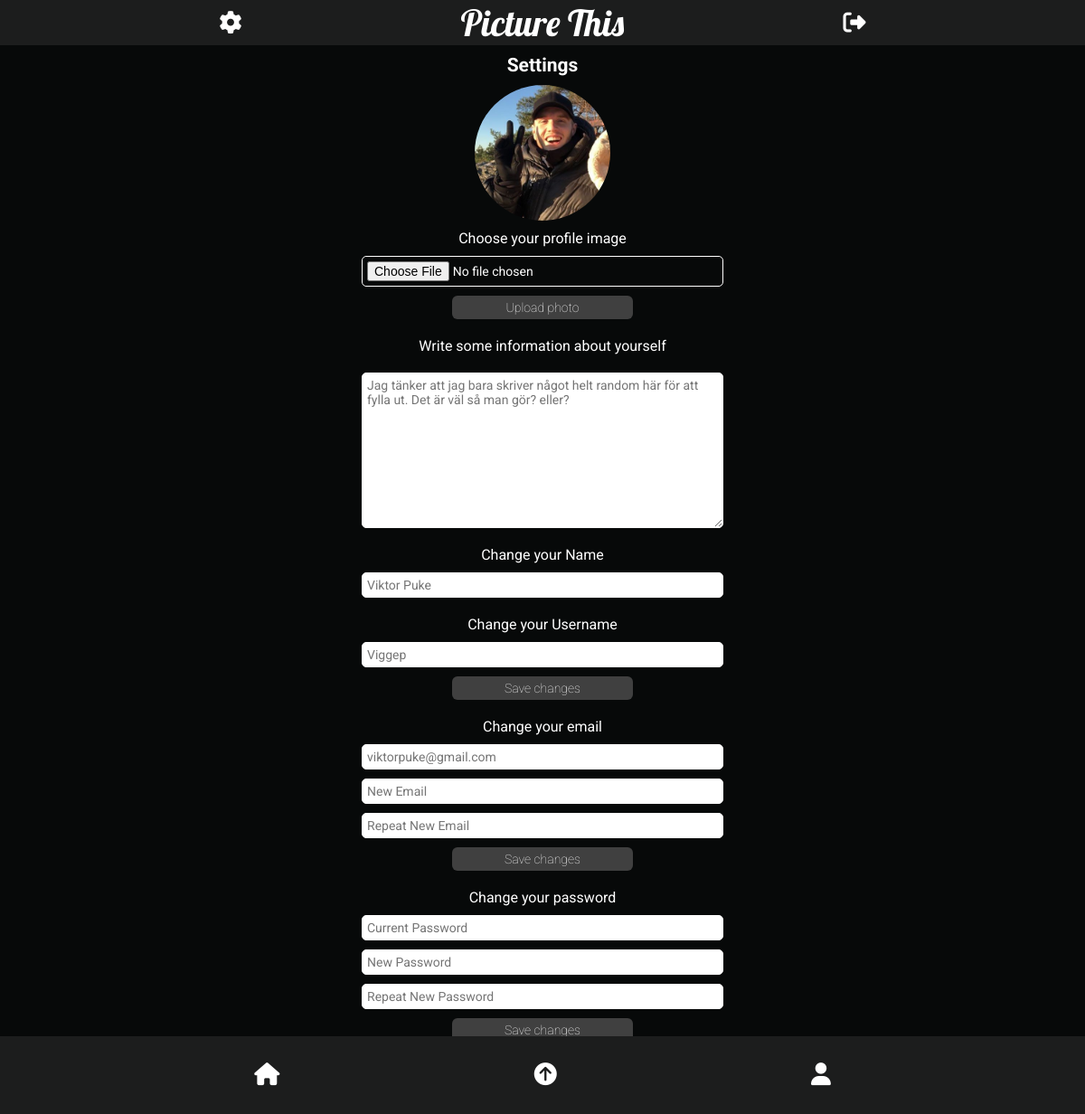
The page /settings.php (signed in) on the database its author committed.
### tables this page shows
CREATE TABLE users (
id INTEGER PRIMARY KEY,
fullname VARCHAR,
username VARCHAR,
email VARCHAR,
password VARCHAR,
profileimage VARCHAR,
biography VARCHAR);

### app/functions.php (called while the page is built, shortened)
<?php
function isLoggedIn(): bool
{
    return isset($_SESSION['user']);
}
function getUserById(int $id, object $pdo): array
{
    $statement = $pdo->prepare('SELECT * FROM users WHERE id = :id');
    $statement->bindParam(':id', $id, PDO::PARAM_STR);
    $statement->execute();
    $user = $statement->fetch(PDO::FETCH_ASSOC);
    if ($user) {
        return $user;
    }
    return $user = [];
}

### settings.php (the view, shortened to what this page needs)
<?php require __DIR__ . '/views/header.php'; ?>
<?php $user = getUserById($_SESSION['user']['id'], $pdo); ?>
<section class="settings-page">
    <h2>Settings</h2>
    <div class="profile-image-upload">
        <?php if (isLoggedIn()) : ?>
            <img class="profile-image-src" src="<?= 'app/users/images/' . $user['profileimage'] ?>" alt="Profile-image">
        <?php endif; ?>
    </div>
    <form class="profile-image" action="app/users/profileimage.php" method="post" enctype="multipart/form-data">
        <div class="form-information">
            <label class="general-label" for="profile-image">Choose your profile image</label>
            <input class="input-field-information" type="file" accept="image/jpeg, image/png" name="profileimage" required>
            <button class="submit-button" type="submit" name="button">Upload photo</button>
        </div>
    </form>
    <form class="user-settings" action="app/users/biography.php" method="post" enctype="multipart/form-data">
        <div class="form-information">
            <label class="general-label" for="biography">Write some information about yourself</label>
            <textarea class="biography-field" name="biography" placeholder="<?= $user['biography'] ?>" cols="30" rows="10"></textarea>
            <label class="general-label" for="name">Change your Name</label>
            <input class="input-field-information" type="text" name="edit-name" placeholder="<?= $user['fullname'] ?>">
            <label class="general-label" for="username">Change your Username</label>
            <input class="input-field-information" type="text" name="edit-username" placeholder="<?= $user['username'] ?>">
            <button class="submit-button" type="submit" name="button">Save changes</button>
        </div>
    </form>
    <form action="app/users/update-email-settings.php" class="user-settings" method="post" enctype="multipart/form-data">
        <div class="form-information">
            <label class="general-label" for="email">Change your email</label>
            <input class="input-field-information" type="email" name="current-email" placeholder="<?= $user['email'] ?>">
            <input class="input-field-information" type="email" name="new-email" placeholder="New Email">
            <input class="input-field-information" type="email" name="repeat-email" placeholder="Repeat New Email">
            <button class="submit-button" type="submit">Save changes</button>
        </div>
    </form>
    <form action="app/users/update-password-settings.php" class="user-settings" method="post" enctype="multipart/form-data">
        <div class="form-information">
            <label class="general-label" for="password">Change your password</label>
            <input class="input-field-information" type="password" name="current-password" placeholder="Current Password">
            <input class="input-field-information" type="password" name="new-password" placeholder="New Password">
            <input class="input-field-information" type="password" name="repeat-password" placeholder="Repeat New Password">
            <button class="submit-button" type="submit">Save changes</button>
        </div>
    </form>
</section>
<?php require __DIR__ . '/views/footer.php'; ?>

### assets/styles/main.css (style rules this page uses)
* { margin: 0; padding: 0; box-sizing: border-box; font-size: 14px; font-family: "Roboto", sans-serif; }
body { width: 100vw; display: flex; flex-direction: column; align-items: center; justify-content: center; background-color: #070909; color: white; }
section { width: 100%; display: flex; flex-direction: column; align-items: center; justify-content: center; }
h2 { font-size: 21px; }

### assets/styles/profile.css (style rules this page uses)
.profile-image-src { margin: 0 10px; border-radius: 50%; display: flex; width: 100px; height: 100px; object-fit: cover; }

### assets/styles/buttons.css (style rules this page uses)
.input-field-information, .biography-field { margin-bottom: 10px; padding: 5px; border: 1px solid white; -webkit-border-radius: 5px; border-radius: 5px; }
.submit-button { border: none; background: #404040; color: #ffffff !important; font-weight: 100; padding: 5px; border-radius: 6px; transition: all 0.3s ease 0s; }

### assets/styles/settings.css (style rules this page uses)
.settings-page { margin-top: 60px; margin-bottom: 70px; }
.form-information { display: flex; flex-direction: column; text-align: center; align-items: center; }
.general-label { margin: 10px 0; font-size: 16px; }
.biography-field { margin-top: 10px; }
.profile-image-upload { display: flex; justify-content: center; margin-top: 10px; }

### assets/styles/desktopversion.css (style rules this page uses)
@media all and (min-width: 768px) { section { width: 50vw; } }
@media all and (min-width: 768px) { body { margin: auto; width: 50vw; } }
@media all and (min-width: 768px) { .input-field-information { width: 400px; } }
@media all and (min-width: 768px) { .profile-image-src { width: 150px; height: 150px; } }
@media all and (min-width: 768px) { .submit-button { width: 200px; } }
@media all and (min-width: 768px) { .submit-button { margin-bottom: 10px; } }
@media all and (min-width: 768px) { textarea { width: 400px; } }

### rows shown on the page
users: profileimage (picture), biography "Jag tänker att jag bara skriver något helt random här för att fylla ut. Det är väl så man gör? eller?", edit-name "Viktor Puke", edit-username "Viggep", current-email "viktorpuke@gmail.com"

### other values the page prints
$config['title'] "Picture This"
